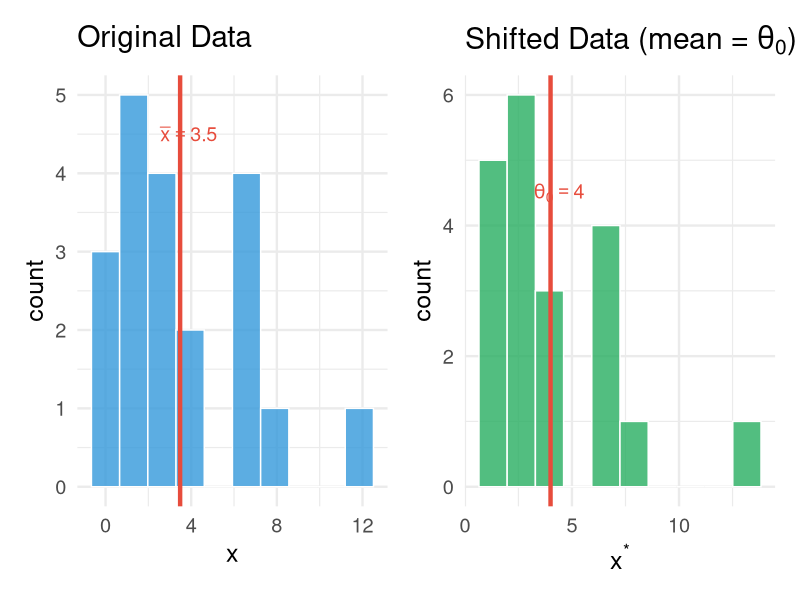
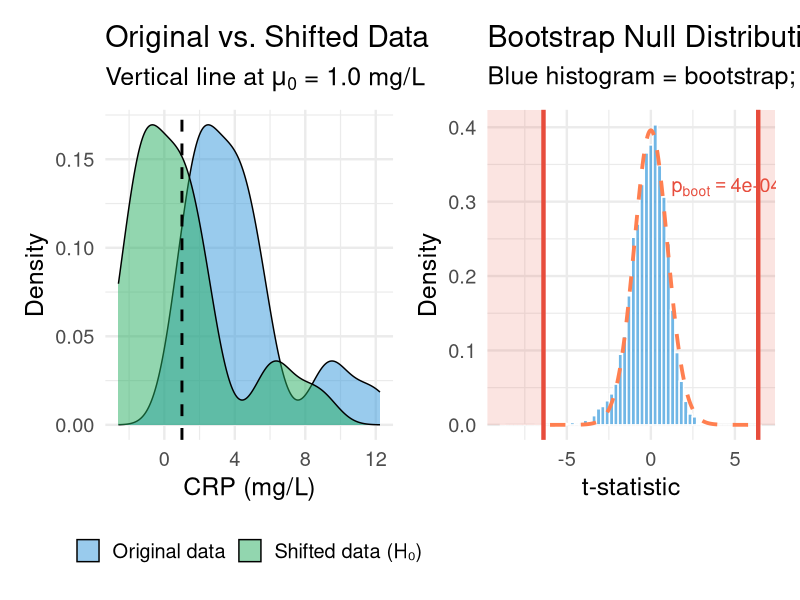
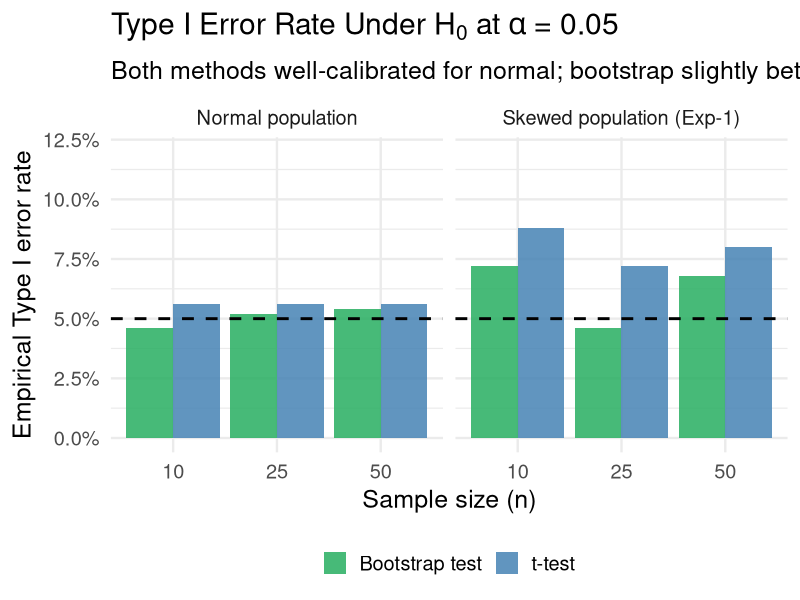
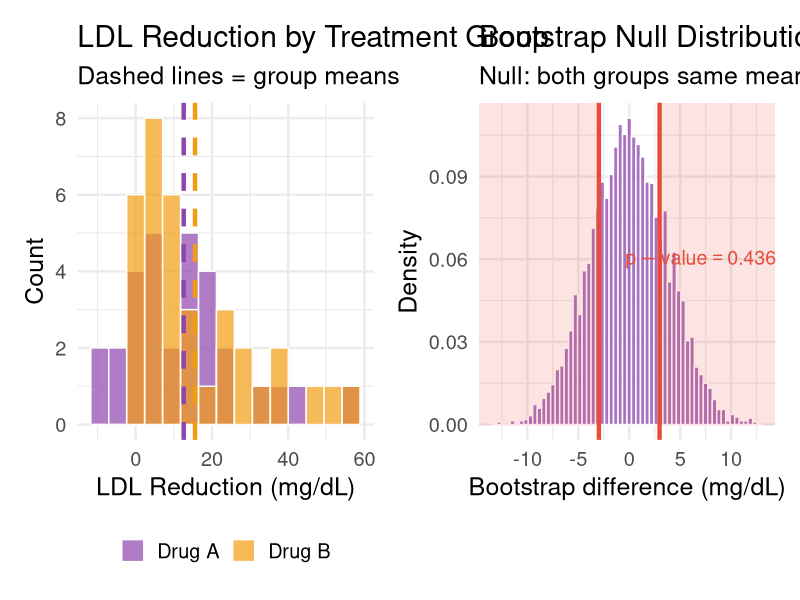
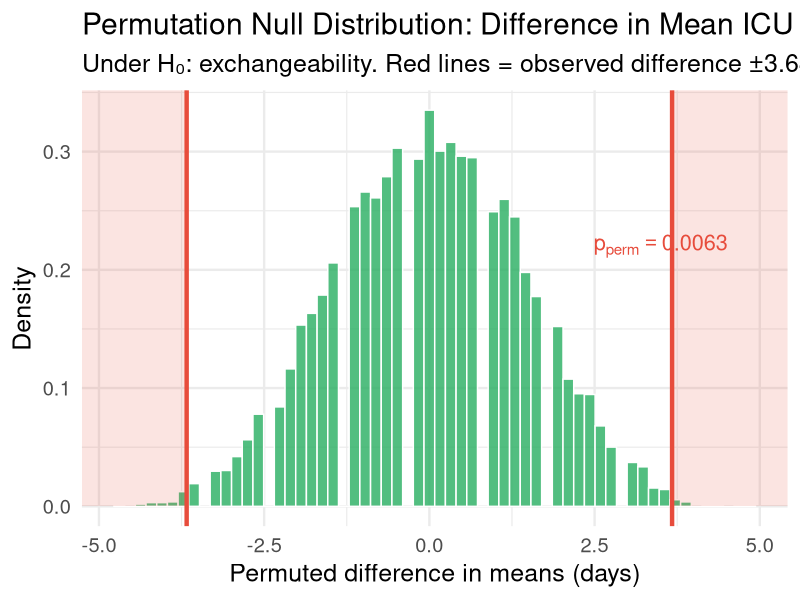
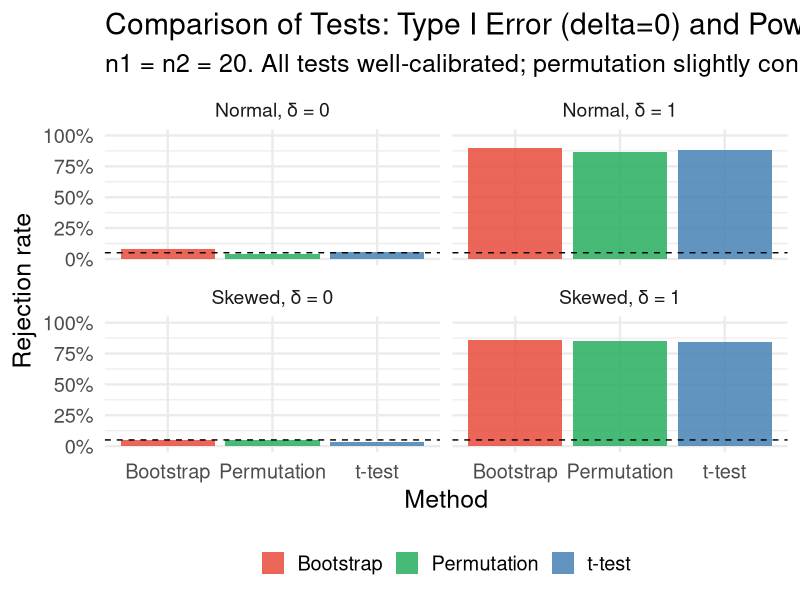

The R source for these figures, in order:
## ---- chunk 1
#| label: setup
#| include: false
library(tidyverse)
library(broom)
library(patchwork)
set.seed(551)
theme_set(theme_minimal(base_size = 18))
## ---- chunk 2
#| echo: true
#| code-fold: true
#| fig-height: 6
#| fig-width: 14

set.seed(42)
n_shift <- 20
x_obs_shift <- rexp(n_shift, rate = 0.2)  # right-skewed; true mean = 5
theta_0 <- 4  # null hypothesis value

x_shifted <- x_obs_shift - mean(x_obs_shift) + theta_0

p_orig <- ggplot(tibble(x = x_obs_shift), aes(x = x)) +
  geom_histogram(bins = 10, fill = "#3498db", color = "white", alpha = 0.8) +
  geom_vline(xintercept = mean(x_obs_shift), color = "#e74c3c", linewidth = 1.5) +
  annotate("text", x = mean(x_obs_shift) + 0.4, y = 4.5,
           label = sprintf("bar(x) == %.1f", round(mean(x_obs_shift), 1)),
           parse = TRUE, color = "#e74c3c", size = 5) +
  labs(title = "Original Data", x = "x", y = "count")

p_shift <- ggplot(tibble(x = x_shifted), aes(x = x)) +
  geom_histogram(bins = 10, fill = "#27ae60", color = "white", alpha = 0.8) +
  geom_vline(xintercept = theta_0, color = "#e74c3c", linewidth = 1.5) +
  annotate("text", x = theta_0 + 0.4, y = 4.5,
           label = sprintf("theta[0] == %.0f", theta_0),
           parse = TRUE, color = "#e74c3c", size = 5) +
  labs(title = expression("Shifted Data (mean = " * theta[0] * ")"),
       x = expression(x^"*"), y = "count")

p_orig + p_shift
## ---- chunk 3
#| echo: true
#| code-fold: true
#| fig-height: 8
#| fig-width: 14

set.seed(551)
n_crp <- 35
crp_data <- rgamma(n_crp, shape = 2, rate = 0.5)  # right-skewed; mean = 4

mu_0 <- 1.0
B    <- 5000

# Observed test statistic (t-statistic)
T_obs <- (mean(crp_data) - mu_0) / (sd(crp_data) / sqrt(n_crp))

# Shift data to satisfy H0
crp_shifted <- crp_data - mean(crp_data) + mu_0

# Bootstrap
T_boot <- replicate(B, {
  boot_samp <- sample(crp_shifted, size = n_crp, replace = TRUE)
  (mean(boot_samp) - mu_0) / (sd(boot_samp) / sqrt(n_crp))
})

# Bootstrap p-value (two-sided)
p_boot <- mean(abs(T_boot) >= abs(T_obs))

# Parametric t-test p-value
p_param <- t.test(crp_data, mu = mu_0)$p.value

cat("Observed t-statistic:", round(T_obs, 4), "\n")
cat("Bootstrap p-value:", round(p_boot, 4), "\n")
cat("Parametric t-test p-value:", round(p_param, 6), "\n")
## ---- chunk 4
#| echo: true
#| code-fold: true
#| fig-height: 8
#| fig-width: 14

t_df <- n_crp - 1
t_grid <- seq(-6, 6, by = 0.05)

p_boot_null <- ggplot(tibble(T = T_boot), aes(x = T)) +
  geom_histogram(aes(y = after_stat(density)), bins = 60,
                 fill = "#3498db", color = "white", alpha = 0.7) +
  geom_line(data = tibble(x = t_grid, y = dt(t_grid, df = t_df)),
            aes(x = x, y = y), color = "coral", linewidth = 1.3, linetype = "dashed") +
  geom_vline(xintercept = c(-abs(T_obs), abs(T_obs)),
             color = "#e74c3c", linewidth = 1.5) +
  annotate("rect", xmin = abs(T_obs), xmax = Inf, ymin = 0, ymax = Inf,
           fill = "#e74c3c", alpha = 0.15) +
  annotate("rect", xmin = -Inf, xmax = -abs(T_obs), ymin = 0, ymax = Inf,
           fill = "#e74c3c", alpha = 0.15) +
  annotate("text", x = 4.5, y = 0.32,
           label = sprintf("p[boot] == %.4f", p_boot), parse = TRUE,
           color = "#e74c3c", size = 5) +
  scale_color_manual(values = c("Bootstrap" = "#3498db", "t(n-1)" = "coral")) +
  labs(
    title = "Bootstrap Null Distribution vs. t Distribution",
    subtitle = "Blue histogram = bootstrap; dashed red = t(n-1). Red shading = p-value region.",
    x = "t-statistic", y = "Density"
  )

# Also show original data vs shifted
p_data_compare <- bind_rows(
  tibble(x = crp_data, type = "Original data"),
  tibble(x = crp_shifted, type = "Shifted data (H\u2080)")
) |>
  ggplot(aes(x = x, fill = type)) +
  geom_density(alpha = 0.5) +
  geom_vline(xintercept = mu_0, linetype = "dashed", linewidth = 1) +
  scale_fill_manual(values = c("Original data" = "#3498db",
                               "Shifted data (H\u2080)" = "#27ae60")) +
  labs(title = "Original vs. Shifted Data",
       subtitle = expression("Vertical line at " * mu[0] * " = 1.0 mg/L"),
       x = "CRP (mg/L)", y = "Density", fill = NULL) +
  theme(legend.position = "bottom")

p_data_compare + p_boot_null
## ---- chunk 5
#| echo: true
#| code-fold: true
#| fig-height: 7
#| fig-width: 14

# Compare rejection rates under H0 (alpha control) for normal vs skewed distributions
sim_compare <- function(n, dist = "normal", B_inner = 999, reps = 500) {
  replicate(reps, {
    if (dist == "normal") {
      x <- rnorm(n, mean = 0)
    } else {
      x <- rexp(n, rate = 1) - 1  # centered exponential (mean=0, skewed)
    }
    
    # t-test p-value
    p_t <- t.test(x, mu = 0)$p.value
    
    # Bootstrap p-value
    x_sh <- x - mean(x)  # shift to H0: mu = 0
    T_ob <- (mean(x)) / (sd(x) / sqrt(n))
    T_bs <- replicate(B_inner, {
      bs <- sample(x_sh, n, replace = TRUE)
      (mean(bs)) / (sd(bs) / sqrt(n))
    })
    p_bs <- mean(abs(T_bs) >= abs(T_ob))
    
    c(p_t = p_t, p_bs = p_bs)
  }) |>
    t() |>
    as_tibble() |>
    summarise(
      alpha_t  = mean(p_t < 0.05),
      alpha_bs = mean(p_bs < 0.05),
      .groups = "drop"
    ) |>
    mutate(n = n, dist = dist)
}

set.seed(42)
grid <- expand_grid(n = c(10, 25, 50), dist = c("normal", "skewed"))
res <- map2_dfr(grid$n, grid$dist, sim_compare)

res |>
  pivot_longer(starts_with("alpha"), names_to = "method", values_to = "type1") |>
  mutate(
    method = recode(method, alpha_t = "t-test", alpha_bs = "Bootstrap test"),
    dist   = recode(dist, normal = "Normal population", skewed = "Skewed population (Exp-1)")
  ) |>
  ggplot(aes(x = factor(n), y = type1, fill = method)) +
  geom_col(position = "dodge", alpha = 0.85) +
  geom_hline(yintercept = 0.05, linetype = "dashed", color = "black", linewidth = 1) +
  facet_wrap(~dist) +
  scale_fill_manual(values = c("t-test" = "steelblue", "Bootstrap test" = "#27ae60")) +
  scale_y_continuous(labels = scales::percent, limits = c(0, 0.12)) +
  labs(
    title = expression("Type I Error Rate Under " * H[0] * " at " * alpha * " = 0.05"),
    subtitle = "Both methods well-calibrated for normal; bootstrap slightly better for small skewed samples",
    x = "Sample size (n)", y = "Empirical Type I error rate",
    fill = NULL
  ) +
  theme(legend.position = "bottom")
## ---- chunk 6
#| echo: true
set.seed(551)
n1 <- 30; n2 <- 35

# Simulate LDL reduction (mg/dL): non-normal, different shapes
ldl_a <- rgamma(n1, shape = 3, rate = 0.12) - 10  # Drug A
ldl_b <- rgamma(n2, shape = 2, rate = 0.10) - 5   # Drug B

obs_diff <- mean(ldl_a) - mean(ldl_b)
cat("Drug A mean LDL reduction:", round(mean(ldl_a), 2), "mg/dL\n")
cat("Drug B mean LDL reduction:", round(mean(ldl_b), 2), "mg/dL\n")
cat("Observed difference (A - B):", round(obs_diff, 2), "mg/dL\n")
## ---- chunk 7
#| echo: true
# Two-sample bootstrap test
grand_mean <- mean(c(ldl_a, ldl_b))
ldl_a_c <- ldl_a - mean(ldl_a) + grand_mean
ldl_b_c <- ldl_b - mean(ldl_b) + grand_mean
pooled  <- c(ldl_a_c, ldl_b_c)

B <- 5000
T_boot_2 <- replicate(B, {
  boot_a <- sample(pooled, n1, replace = TRUE)
  boot_b <- sample(pooled, n2, replace = TRUE)
  mean(boot_a) - mean(boot_b)
})

p_boot_2 <- mean(abs(T_boot_2) >= abs(obs_diff))
p_ttest   <- t.test(ldl_a, ldl_b)$p.value

cat("\nBootstrap p-value:", round(p_boot_2, 4), "\n")
cat("Welch t-test p-value:", round(p_ttest, 4), "\n")
## ---- chunk 8
#| echo: true
#| code-fold: true
#| fig-height: 9
#| fig-width: 14

p_hist_boot <- ggplot(tibble(T = T_boot_2), aes(x = T)) +
  geom_histogram(aes(y = after_stat(density)), bins = 60,
                 fill = "#8e44ad", color = "white", alpha = 0.75) +
  geom_vline(xintercept = c(-abs(obs_diff), abs(obs_diff)),
             color = "#e74c3c", linewidth = 1.5) +
  annotate("rect", xmin = abs(obs_diff), xmax = Inf, ymin = 0, ymax = Inf,
           fill = "#e74c3c", alpha = 0.15) +
  annotate("rect", xmin = -Inf, xmax = -abs(obs_diff), ymin = 0, ymax = Inf,
           fill = "#e74c3c", alpha = 0.15) +
  annotate("text", x = max(T_boot_2) * 0.6, y = 0.06,
           label = sprintf("p-value == %.4f", p_boot_2), parse = TRUE,
           color = "#e74c3c", size = 5) +
  labs(
    title = "Bootstrap Null Distribution: Difference in Means (A - B)",
    subtitle = "Null: both groups same mean. Red lines = observed difference.",
    x = "Bootstrap difference (mg/dL)", y = "Density"
  )

p_raw <- bind_rows(
  tibble(ldl = ldl_a, Group = "Drug A"),
  tibble(ldl = ldl_b, Group = "Drug B")
) |>
  ggplot(aes(x = ldl, fill = Group)) +
  geom_histogram(bins = 15, alpha = 0.7, position = "identity", color = "white") +
  scale_fill_manual(values = c("Drug A" = "#8e44ad", "Drug B" = "#f39c12")) +
  geom_vline(xintercept = mean(ldl_a), color = "#8e44ad", linewidth = 1.5, linetype = "dashed") +
  geom_vline(xintercept = mean(ldl_b), color = "#f39c12", linewidth = 1.5, linetype = "dashed") +
  labs(title = "LDL Reduction by Treatment Group",
       subtitle = "Dashed lines = group means", x = "LDL Reduction (mg/dL)",
       y = "Count", fill = NULL) +
  theme(legend.position = "bottom")

p_raw + p_hist_boot
## ---- chunk 9
#| echo: true
# ICU time to discharge (days)
protocol_A <- c(3, 5, 7, 9, 4, 6, 8, 12, 5, 7)
protocol_B <- c(6, 9, 11, 14, 8, 10, 7, 15, 9, 13, 11)

n_A <- length(protocol_A)
n_B <- length(protocol_B)
combined <- c(protocol_A, protocol_B)
T_obs_perm <- mean(protocol_A) - mean(protocol_B)

cat("Protocol A mean:", round(mean(protocol_A), 2), "days\n")
cat("Protocol B mean:", round(mean(protocol_B), 2), "days\n")
cat("Observed difference:", round(T_obs_perm, 2), "days\n")
## ---- chunk 10
#| echo: true
# Permutation test
set.seed(551)
B_perm <- 9999
T_perm <- replicate(B_perm, {
  perm <- sample(combined)
  mean(perm[1:n_A]) - mean(perm[(n_A + 1):(n_A + n_B)])
})

p_perm <- (sum(abs(T_perm) >= abs(T_obs_perm)) + 1) / (B_perm + 1)  # +1 for observed
p_ttest_icu <- t.test(protocol_A, protocol_B)$p.value
cat("\nPermutation p-value:", round(p_perm, 4), "\n")
cat("Welch t-test p-value:", round(p_ttest_icu, 4), "\n")
## ---- chunk 11
#| echo: true
#| code-fold: true
#| fig-height: 8
#| fig-width: 14

tibble(T = T_perm) |>
  ggplot(aes(x = T)) +
  geom_histogram(aes(y = after_stat(density)), bins = 60,
                 fill = "#27ae60", color = "white", alpha = 0.8) +
  geom_vline(xintercept = c(-abs(T_obs_perm), abs(T_obs_perm)),
             color = "#e74c3c", linewidth = 1.5) +
  annotate("rect", xmin = abs(T_obs_perm), xmax = Inf, ymin = 0, ymax = Inf,
           fill = "#e74c3c", alpha = 0.15) +
  annotate("rect", xmin = -Inf, xmax = -abs(T_obs_perm), ymin = 0, ymax = Inf,
           fill = "#e74c3c", alpha = 0.15) +
  annotate("text", x = 3.5, y = 0.22,
           label = sprintf("p[perm] == %.4f", p_perm), parse = TRUE,
           color = "#e74c3c", size = 5.5) +
  labs(
    title = "Permutation Null Distribution: Difference in Mean ICU Days",
    subtitle = "Under H\u2080: exchangeability. Red lines = observed difference \u00b13.64 days.",
    x = "Permuted difference in means (days)",
    y = "Density"
  )
## ---- chunk 12
#| echo: true
#| code-fold: true
# Small example: 5 observations total, n1 = 2, n2 = 3
# All C(5,2) = 10 permutations

small_A <- c(10, 15)
small_B <- c(12, 18, 20)
combined_small <- c(small_A, small_B)
T_obs_small <- mean(small_A) - mean(small_B)

# Enumerate all C(5,2) = 10 permutations
library(combinat)
all_combs <- combn(length(combined_small), length(small_A), simplify = FALSE)

all_diffs <- map_dbl(all_combs, function(idx) {
  g1 <- combined_small[idx]
  g2 <- combined_small[-idx]
  mean(g1) - mean(g2)
})

exact_p <- mean(abs(all_diffs) >= abs(T_obs_small))

tibble(
  Permutation = seq_along(all_diffs),
  Difference  = all_diffs,
  As_extreme  = abs(all_diffs) >= abs(T_obs_small)
) |>
  mutate(Difference = round(Difference, 2)) |>
  knitr::kable(caption = sprintf("All C(5,2)=10 permutations. Observed diff = %.1f. Exact p = %.2f",
                                 T_obs_small, exact_p))
## ---- chunk 13
#| echo: true
#| code-fold: true
#| fig-height: 8
#| fig-width: 15
library(DiagrammeR)

grViz("
digraph test_choice {
  graph [rankdir=TB, bgcolor=transparent, fontsize=18]
  node [shape=box, style=filled, fontsize=14, fontname='Helvetica']

  A [label='Two-Sample Hypothesis Test\\nH0: mu1 = mu2', fillcolor='#3498db', fontcolor=white, width=4]

  B [label='Normal populations\\nor large n (CLT)?', fillcolor='#f39c12', fontcolor=white, shape=diamond, width=3.5]

  C [label='Welch t-test or z-test\\n(Most powerful when assumptions hold)', fillcolor='#27ae60', fontcolor=white, width=3.5]

  D [label='Randomized experiment?\\n(Exchangeable labels)', fillcolor='#f39c12', fontcolor=white, shape=diamond, width=3.5]

  E [label='Permutation Test\\n(Exact; no distributional assumptions)', fillcolor='#8e44ad', fontcolor=white, width=3.5]

  F [label='iid assumption reasonable?', fillcolor='#f39c12', fontcolor=white, shape=diamond, width=3.5]

  G [label='Bootstrap Test\\n(Resample under H0; distribution-free)', fillcolor='#e74c3c', fontcolor=white, width=3.5]

  H [label='Consult a statistician!\\n(Complex dependence structures)', fillcolor='#95a5a6', fontcolor=white, width=3.5]

  A -> B
  B -> C [label='  Yes', fontsize=13]
  B -> D [label='  No', fontsize=13]
  D -> E [label='  Yes', fontsize=13]
  D -> F [label='  No', fontsize=13]
  F -> G [label='  Yes', fontsize=13]
  F -> H [label='  No (clustered, \\n time series, etc.)', fontsize=12]
}
")
## ---- chunk 14
#| echo: true
#| code-fold: true
#| fig-height: 8
#| fig-width: 14

# Under H0: compare Type I error
# Under Ha: compare power

run_three_tests <- function(n1 = 20, n2 = 20, delta = 0,
                            dist = "normal", B_inner = 499) {
  if (dist == "normal") {
    x1 <- rnorm(n1, mean = delta); x2 <- rnorm(n2, mean = 0)
  } else {
    x1 <- rexp(n1, 1) - 1 + delta; x2 <- rexp(n2, 1) - 1
  }

  # Parametric t-test
  p_t <- t.test(x1, x2)$p.value

  # Bootstrap (pooled centered)
  grand <- mean(c(x1, x2))
  x1c   <- x1 - mean(x1) + grand
  x2c   <- x2 - mean(x2) + grand
  pool  <- c(x1c, x2c)
  T_ob  <- mean(x1) - mean(x2)
  T_bs  <- replicate(B_inner, {
    mean(sample(pool, n1, T)) - mean(sample(pool, n2, T))
  })
  p_b <- mean(abs(T_bs) >= abs(T_ob))

  # Permutation
  comb  <- c(x1, x2)
  T_pm  <- replicate(B_inner, {
    pm <- sample(comb)
    mean(pm[1:n1]) - mean(pm[(n1+1):(n1+n2)])
  })
  p_p <- (sum(abs(T_pm) >= abs(T_ob)) + 1) / (B_inner + 1)

  c(p_t = p_t, p_boot = p_b, p_perm = p_p)
}

set.seed(99)
scenarios_cmp <- expand_grid(delta = c(0, 1), dist = c("normal", "skewed"))

res_cmp <- scenarios_cmp |>
  rowwise() |>
  mutate(
    sims = list(replicate(300, run_three_tests(delta = delta, dist = dist,
                                               B_inner = 299)) |>
                  t() |> as_tibble())
  ) |>
  unnest(sims) |>
  pivot_longer(starts_with("p_"), names_to = "method", values_to = "pval") |>
  group_by(delta, dist, method) |>
  summarise(rejection = mean(pval < 0.05), .groups = "drop") |>
  mutate(
    method = recode(method, p_t = "t-test", p_boot = "Bootstrap", p_perm = "Permutation"),
    scenario = paste0(ifelse(dist == "normal", "Normal", "Skewed"),
                      ", \u03b4 = ", delta),
    quantity = ifelse(delta == 0, "Type I error (H\u2080 true)", "Power (H\u2090 true)")
  )

ggplot(res_cmp, aes(x = method, y = rejection, fill = method)) +
  geom_col(alpha = 0.85) +
  geom_hline(yintercept = 0.05, linetype = "dashed") +
  facet_wrap(~scenario, nrow = 2) +
  scale_fill_manual(values = c("t-test" = "steelblue", 
                               "Bootstrap" = "#e74c3c", 
                               "Permutation" = "#27ae60")) +
  scale_y_continuous(labels = scales::percent, limits = c(0, 1)) +
  labs(
    title = "Comparison of Tests: Type I Error (delta=0) and Power (delta=1)",
    subtitle = "n1 = n2 = 20. All tests well-calibrated; permutation slightly conservative for skewed data.",
    x = "Method", y = "Rejection rate", fill = NULL
  ) +
  theme(legend.position = "bottom", strip.text = element_text(size = 14))
## ---- chunk 15
#| echo: true
#| code-fold: true
set.seed(551)
# One-sample example: check duality
crp_small <- c(2.1, 3.4, 1.8, 4.2, 2.9, 3.7, 1.5, 5.1, 2.6, 3.8)
n_s  <- length(crp_small)
B_s  <- 4999

# Bootstrap CI for mu (percentile method)
boot_means <- replicate(B_s, mean(sample(crp_small, n_s, replace = TRUE)))
ci_boot <- quantile(boot_means, c(0.025, 0.975))

# Bootstrap test: H0: mu = 2.5 vs Ha: mu != 2.5
mu0_test <- 2.5
x_sh     <- crp_small - mean(crp_small) + mu0_test
T_ob_s   <- mean(crp_small) - mu0_test
T_bs_s   <- replicate(B_s, mean(sample(x_sh, n_s, replace = TRUE)) - mu0_test)
p_boot_s <- mean(abs(T_bs_s) >= abs(T_ob_s))

cat("Bootstrap 95% CI: [", round(ci_boot[1], 3), ",", round(ci_boot[2], 3), "]\n")
cat("mu_0 = 2.5 in CI?", ci_boot[1] <= 2.5 & 2.5 <= ci_boot[2], "\n")
cat("Bootstrap test p-value for mu_0 = 2.5:", round(p_boot_s, 4), "\n")
cat("Consistent? (p>=0.05 iff in CI):", (p_boot_s >= 0.05) == (ci_boot[1] <= 2.5 & 2.5 <= ci_boot[2]))
## ---- chunk 16
#| echo: true
# Sign-flip permutation test for mean CRP
crp_data_perm <- c(2.1, 3.4, 1.8, 4.2, 2.9, 3.7, 1.5, 5.1, 2.6, 3.8, 4.0, 2.2)
mu_0_crp <- 2.5
d <- crp_data_perm - mu_0_crp
T_obs_crp <- mean(d)

set.seed(551)
B_sign <- 9999
T_sign <- replicate(B_sign, {
  signs <- sample(c(-1, 1), length(d), replace = TRUE)
  mean(signs * d)
})

p_sign <- mean(abs(T_sign) >= abs(T_obs_crp))
cat("Observed mean deviation:", round(T_obs_crp, 4), "\n")
cat("Sign-flip permutation p-value:", round(p_sign, 4), "\n")
cat("Parametric t-test p-value:", round(t.test(crp_data_perm, mu = mu_0_crp)$p.value, 4))
